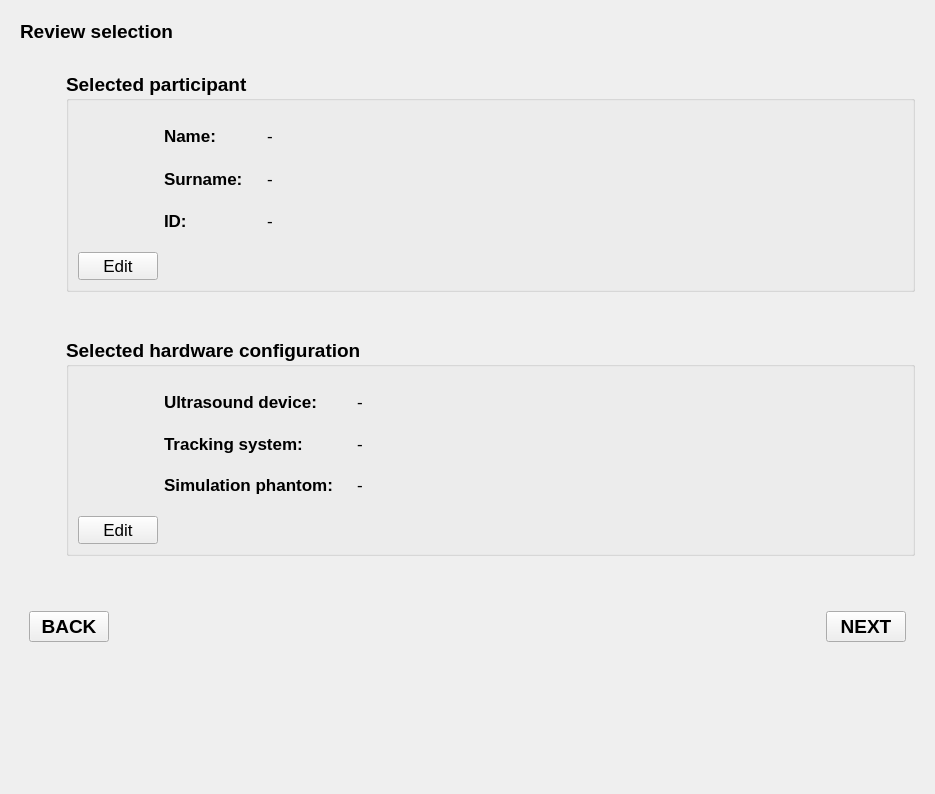
<?xml version="1.0" encoding="UTF-8"?>
<ui version="4.0">
 <class>Dashboard</class>
 <widget class="qMRMLWidget" name="Dashboard">
  <property name="geometry">
   <rect>
    <x>0</x>
    <y>0</y>
    <width>935</width>
    <height>794</height>
   </rect>
  </property>
  <property name="font">
   <font>
    <pointsize>11</pointsize>
   </font>
  </property>
  <layout class="QGridLayout" name="gridLayout">
   <item row="0" column="0">
    <widget class="QFrame" name="frame">
     <property name="frameShape">
      <enum>QFrame::NoFrame</enum>
     </property>
     <property name="frameShadow">
      <enum>QFrame::Raised</enum>
     </property>
     <layout class="QGridLayout" name="gridLayout_2">
      <item row="6" column="2">
       <spacer name="verticalSpacer_2">
        <property name="orientation">
         <enum>Qt::Vertical</enum>
        </property>
        <property name="sizeType">
         <enum>QSizePolicy::Fixed</enum>
        </property>
        <property name="sizeHint" stdset="0">
         <size>
          <width>20</width>
          <height>40</height>
         </size>
        </property>
       </spacer>
      </item>
      <item row="5" column="1" colspan="3">
       <widget class="QGroupBox" name="participantGroupBox">
        <property name="font">
         <font>
          <pointsize>14</pointsize>
          <weight>75</weight>
          <bold>true</bold>
         </font>
        </property>
        <property name="title">
         <string>Selected participant</string>
        </property>
        <layout class="QGridLayout" name="gridLayout_5">
         <item row="1" column="2">
          <widget class="QLabel" name="label_10">
           <property name="text">
            <string/>
           </property>
          </widget>
         </item>
         <item row="7" column="0">
          <widget class="QPushButton" name="editParticipantSelectionButton">
           <property name="font">
            <font>
             <pointsize>13</pointsize>
             <weight>50</weight>
             <bold>false</bold>
            </font>
           </property>
           <property name="text">
            <string>Edit</string>
           </property>
          </widget>
         </item>
         <item row="3" column="3">
          <widget class="QLabel" name="participantSurnameText">
           <property name="font">
            <font>
             <pointsize>13</pointsize>
             <weight>50</weight>
             <bold>false</bold>
            </font>
           </property>
           <property name="text">
            <string>-</string>
           </property>
          </widget>
         </item>
         <item row="1" column="1">
          <widget class="QLabel" name="participantNameLabel">
           <property name="font">
            <font>
             <pointsize>13</pointsize>
             <weight>75</weight>
             <bold>true</bold>
            </font>
           </property>
           <property name="text">
            <string>Name:</string>
           </property>
           <property name="textFormat">
            <enum>Qt::AutoText</enum>
           </property>
           <property name="alignment">
            <set>Qt::AlignLeading|Qt::AlignLeft|Qt::AlignVCenter</set>
           </property>
          </widget>
         </item>
         <item row="2" column="1">
          <widget class="QLabel" name="label_11">
           <property name="font">
            <font>
             <pointsize>6</pointsize>
             <weight>75</weight>
             <bold>true</bold>
            </font>
           </property>
           <property name="text">
            <string/>
           </property>
          </widget>
         </item>
         <item row="7" column="7">
          <widget class="QLabel" name="label_2">
           <property name="text">
            <string/>
           </property>
          </widget>
         </item>
         <item row="1" column="8">
          <spacer name="horizontalSpacer_4">
           <property name="orientation">
            <enum>Qt::Horizontal</enum>
           </property>
           <property name="sizeHint" stdset="0">
            <size>
             <width>40</width>
             <height>20</height>
            </size>
           </property>
          </spacer>
         </item>
         <item row="0" column="1">
          <widget class="QLabel" name="label_6">
           <property name="font">
            <font>
             <pointsize>6</pointsize>
             <weight>75</weight>
             <bold>true</bold>
            </font>
           </property>
           <property name="text">
            <string/>
           </property>
          </widget>
         </item>
         <item row="1" column="0">
          <spacer name="horizontalSpacer_2">
           <property name="orientation">
            <enum>Qt::Horizontal</enum>
           </property>
           <property name="sizeType">
            <enum>QSizePolicy::Fixed</enum>
           </property>
           <property name="sizeHint" stdset="0">
            <size>
             <width>40</width>
             <height>20</height>
            </size>
           </property>
          </spacer>
         </item>
         <item row="3" column="0">
          <widget class="QLabel" name="label_9">
           <property name="text">
            <string/>
           </property>
          </widget>
         </item>
         <item row="5" column="3">
          <widget class="QLabel" name="participantIDText">
           <property name="font">
            <font>
             <pointsize>13</pointsize>
             <weight>50</weight>
             <bold>false</bold>
            </font>
           </property>
           <property name="text">
            <string>-</string>
           </property>
          </widget>
         </item>
         <item row="4" column="1">
          <widget class="QLabel" name="label_12">
           <property name="font">
            <font>
             <pointsize>6</pointsize>
             <weight>75</weight>
             <bold>true</bold>
            </font>
           </property>
           <property name="text">
            <string/>
           </property>
          </widget>
         </item>
         <item row="3" column="1">
          <widget class="QLabel" name="participantSurnameLabel">
           <property name="font">
            <font>
             <pointsize>13</pointsize>
             <weight>75</weight>
             <bold>true</bold>
            </font>
           </property>
           <property name="text">
            <string>Surname:</string>
           </property>
           <property name="textFormat">
            <enum>Qt::AutoText</enum>
           </property>
           <property name="alignment">
            <set>Qt::AlignLeading|Qt::AlignLeft|Qt::AlignVCenter</set>
           </property>
          </widget>
         </item>
         <item row="5" column="1">
          <widget class="QLabel" name="participantIDLabel">
           <property name="font">
            <font>
             <pointsize>13</pointsize>
             <weight>75</weight>
             <bold>true</bold>
            </font>
           </property>
           <property name="text">
            <string>ID:</string>
           </property>
           <property name="textFormat">
            <enum>Qt::AutoText</enum>
           </property>
           <property name="alignment">
            <set>Qt::AlignLeading|Qt::AlignLeft|Qt::AlignVCenter</set>
           </property>
          </widget>
         </item>
         <item row="1" column="3">
          <widget class="QLabel" name="participantNameText">
           <property name="font">
            <font>
             <pointsize>13</pointsize>
             <weight>50</weight>
             <bold>false</bold>
            </font>
           </property>
           <property name="text">
            <string>-</string>
           </property>
          </widget>
         </item>
         <item row="6" column="1">
          <widget class="QLabel" name="label_13">
           <property name="font">
            <font>
             <pointsize>6</pointsize>
             <weight>75</weight>
             <bold>true</bold>
            </font>
           </property>
           <property name="text">
            <string/>
           </property>
          </widget>
         </item>
        </layout>
       </widget>
      </item>
      <item row="1" column="1">
       <widget class="QLabel" name="label">
        <property name="text">
         <string/>
        </property>
       </widget>
      </item>
      <item row="5" column="0">
       <spacer name="horizontalSpacer_6">
        <property name="orientation">
         <enum>Qt::Horizontal</enum>
        </property>
        <property name="sizeType">
         <enum>QSizePolicy::Fixed</enum>
        </property>
        <property name="sizeHint" stdset="0">
         <size>
          <width>40</width>
          <height>20</height>
         </size>
        </property>
       </spacer>
      </item>
      <item row="8" column="2">
       <spacer name="verticalSpacer">
        <property name="orientation">
         <enum>Qt::Vertical</enum>
        </property>
        <property name="sizeHint" stdset="0">
         <size>
          <width>20</width>
          <height>40</height>
         </size>
        </property>
       </spacer>
      </item>
      <item row="7" column="1" colspan="3">
       <widget class="QGroupBox" name="configurationGroupBox">
        <property name="font">
         <font>
          <pointsize>14</pointsize>
          <weight>75</weight>
          <bold>true</bold>
         </font>
        </property>
        <property name="title">
         <string>Selected hardware configuration</string>
        </property>
        <layout class="QGridLayout" name="gridLayout_3">
         <item row="1" column="4">
          <spacer name="horizontalSpacer_5">
           <property name="orientation">
            <enum>Qt::Horizontal</enum>
           </property>
           <property name="sizeType">
            <enum>QSizePolicy::Expanding</enum>
           </property>
           <property name="sizeHint" stdset="0">
            <size>
             <width>40</width>
             <height>20</height>
            </size>
           </property>
          </spacer>
         </item>
         <item row="0" column="1">
          <widget class="QLabel" name="label_5">
           <property name="font">
            <font>
             <pointsize>6</pointsize>
             <weight>75</weight>
             <bold>true</bold>
            </font>
           </property>
           <property name="text">
            <string/>
           </property>
          </widget>
         </item>
         <item row="1" column="3">
          <widget class="QLabel" name="ultrasoundDeviceText">
           <property name="font">
            <font>
             <pointsize>13</pointsize>
             <weight>50</weight>
             <bold>false</bold>
            </font>
           </property>
           <property name="text">
            <string>-</string>
           </property>
          </widget>
         </item>
         <item row="3" column="3">
          <widget class="QLabel" name="trackingSystemText">
           <property name="font">
            <font>
             <pointsize>13</pointsize>
             <weight>50</weight>
             <bold>false</bold>
            </font>
           </property>
           <property name="text">
            <string>-</string>
           </property>
          </widget>
         </item>
         <item row="1" column="1">
          <widget class="QLabel" name="ultrasoundDeviceLabel">
           <property name="font">
            <font>
             <pointsize>13</pointsize>
             <weight>75</weight>
             <bold>true</bold>
            </font>
           </property>
           <property name="text">
            <string>Ultrasound device:</string>
           </property>
          </widget>
         </item>
         <item row="4" column="1">
          <widget class="QLabel" name="label_4">
           <property name="font">
            <font>
             <pointsize>6</pointsize>
             <weight>75</weight>
             <bold>true</bold>
            </font>
           </property>
           <property name="text">
            <string/>
           </property>
          </widget>
         </item>
         <item row="7" column="3">
          <widget class="QLabel" name="simulationPhantomText">
           <property name="font">
            <font>
             <pointsize>13</pointsize>
             <weight>50</weight>
             <bold>false</bold>
            </font>
           </property>
           <property name="text">
            <string>-</string>
           </property>
          </widget>
         </item>
         <item row="7" column="1">
          <widget class="QLabel" name="simulationPhantomLabel">
           <property name="font">
            <font>
             <pointsize>13</pointsize>
             <weight>75</weight>
             <bold>true</bold>
            </font>
           </property>
           <property name="text">
            <string>Simulation phantom:</string>
           </property>
          </widget>
         </item>
         <item row="2" column="1">
          <widget class="QLabel" name="label_3">
           <property name="font">
            <font>
             <pointsize>6</pointsize>
             <weight>75</weight>
             <bold>true</bold>
            </font>
           </property>
           <property name="text">
            <string/>
           </property>
          </widget>
         </item>
         <item row="9" column="0">
          <widget class="QPushButton" name="editHardwareSelectionButton">
           <property name="font">
            <font>
             <pointsize>13</pointsize>
             <weight>50</weight>
             <bold>false</bold>
            </font>
           </property>
           <property name="text">
            <string>Edit</string>
           </property>
          </widget>
         </item>
         <item row="1" column="0">
          <spacer name="horizontalSpacer">
           <property name="orientation">
            <enum>Qt::Horizontal</enum>
           </property>
           <property name="sizeType">
            <enum>QSizePolicy::Fixed</enum>
           </property>
           <property name="sizeHint" stdset="0">
            <size>
             <width>40</width>
             <height>20</height>
            </size>
           </property>
          </spacer>
         </item>
         <item row="3" column="1">
          <widget class="QLabel" name="trackingSystemLabel">
           <property name="font">
            <font>
             <pointsize>13</pointsize>
             <weight>75</weight>
             <bold>true</bold>
            </font>
           </property>
           <property name="text">
            <string>Tracking system:</string>
           </property>
          </widget>
         </item>
         <item row="1" column="2">
          <widget class="QLabel" name="label_8">
           <property name="text">
            <string/>
           </property>
          </widget>
         </item>
         <item row="8" column="1">
          <widget class="QLabel" name="label_7">
           <property name="font">
            <font>
             <pointsize>6</pointsize>
             <weight>75</weight>
             <bold>true</bold>
            </font>
           </property>
           <property name="text">
            <string/>
           </property>
          </widget>
         </item>
        </layout>
       </widget>
      </item>
      <item row="0" column="0" colspan="2">
       <widget class="QLabel" name="label_1">
        <property name="font">
         <font>
          <pointsize>14</pointsize>
          <weight>75</weight>
          <bold>true</bold>
         </font>
        </property>
        <property name="text">
         <string>Review selection</string>
        </property>
       </widget>
      </item>
      <item row="9" column="0" colspan="4">
       <widget class="QFrame" name="navigationBar">
        <property name="frameShape">
         <enum>QFrame::NoFrame</enum>
        </property>
        <property name="frameShadow">
         <enum>QFrame::Raised</enum>
        </property>
        <layout class="QHBoxLayout" name="horizontalLayout_2">
         <item>
          <widget class="QPushButton" name="previousPageButton">
           <property name="font">
            <font>
             <pointsize>14</pointsize>
             <weight>75</weight>
             <bold>true</bold>
            </font>
           </property>
           <property name="text">
            <string>BACK</string>
           </property>
          </widget>
         </item>
         <item>
          <spacer name="horizontalSpacer_3">
           <property name="orientation">
            <enum>Qt::Horizontal</enum>
           </property>
           <property name="sizeHint" stdset="0">
            <size>
             <width>700</width>
             <height>20</height>
            </size>
           </property>
          </spacer>
         </item>
         <item>
          <widget class="QPushButton" name="nextPageButton">
           <property name="font">
            <font>
             <pointsize>14</pointsize>
             <weight>75</weight>
             <bold>true</bold>
            </font>
           </property>
           <property name="text">
            <string>NEXT</string>
           </property>
          </widget>
         </item>
        </layout>
       </widget>
      </item>
     </layout>
    </widget>
   </item>
   <item row="1" column="0">
    <spacer name="verticalSpacer_3">
     <property name="orientation">
      <enum>Qt::Vertical</enum>
     </property>
     <property name="sizeHint" stdset="0">
      <size>
       <width>20</width>
       <height>40</height>
      </size>
     </property>
    </spacer>
   </item>
  </layout>
 </widget>
 <customwidgets>
  <customwidget>
   <class>qMRMLWidget</class>
   <extends>QWidget</extends>
   <header>qMRMLWidget.h</header>
   <container>1</container>
  </customwidget>
 </customwidgets>
 <resources/>
 <connections/>
</ui>
